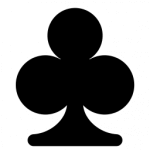
#> input picture card_pieces/clubs.png, 150 x 150 px; its folder holds 4 pictures in this run
$ python make_cards.py
#> lines starting #> are read from the running program, lines starting #| are printed output that depends on the picture; after the words box and inside, x2 and y2 are one past the last pixel; in counts of white or black regions, pixels touching at a corner belong together
from PIL import Image, ImageOps, ImageDraw, ImageFont

def save(img, filename, ext='PNG'):
    img.save(filename, ext)

BORDER_WIDTH = 10
WIDTH = 800
HEIGHT = 1280
def card_base():
    base_img = Image.new("RGB", (WIDTH - 2 * BORDER_WIDTH, HEIGHT - 2 * BORDER_WIDTH), (255, 255, 255))
    base_img = ImageOps.expand(base_img, border=BORDER_WIDTH)
    return base_img

SUITS = ('clubs', 'diamonds', 'hearts', 'spades')
def load_suits():
    suits = [Image.open(f'card_pieces/{suit}.png') for suit in SUITS]
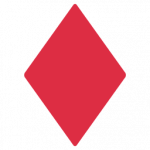
#> input picture card_pieces/diamonds.png, 150 x 150 px
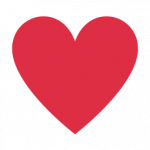
#> input picture card_pieces/hearts.png, 150 x 150 px
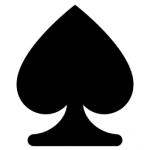
#> input picture card_pieces/spades.png, 150 x 150 px
#> suits = 4 items
    for suit_img in suits:
        suit_img.load()
#> this loop made 4 passes

    return tuple(suits)


def main():
    suits = load_suits()

    # card_vals = ['A', 'J', 'Q', 'K'] + [_ for _ in range(6, 11)]
    card_vals = ['A']

    # font = ImageFont.truetype("arial.ttf", 15)
    fnt = ImageFont.truetype("Pillow/Tests/fonts/FreeMono.ttf", 40)

    # for suit in SUITS:
    for suit in ('spades',):
        for card_val in card_vals:
            img = card_base()
            img_draw = ImageDraw.Draw(img)

            img_draw.text((10, 10), card_val, font=fnt, fill=(0,0,0))

            save(img, f'cards/{card_val}-{suit}.png')
#> this loop made 1 pass
#> pass 1, in card_base, `base_img = ImageOps.expand(base_img, border=BORDER_WIDTH)`:
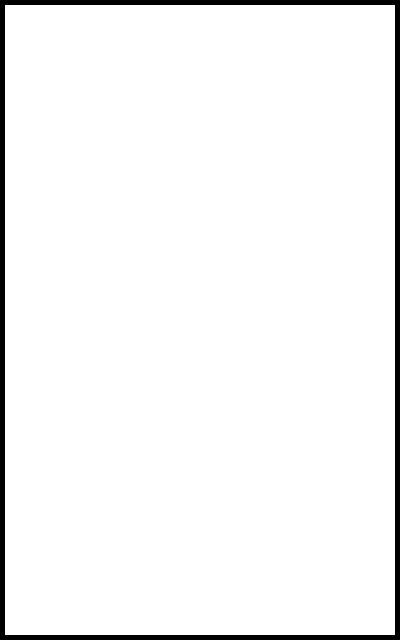
#> base_img: PIL image 800x1280 RGB (shown at 1/2 size); 96% white; 1 black region, box (x1, y1, x2, y2) and area: (0, 0, 800, 1280) 41200

if __name__ == '__main__':
    main()
